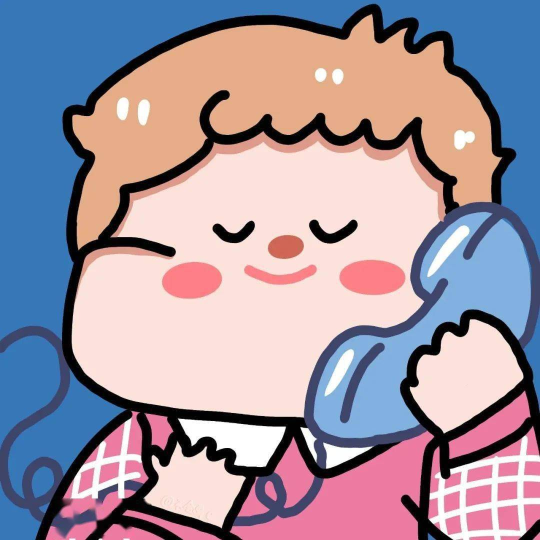
#> input picture Py/img/advance.jpeg, 1080 x 1080 px (shown at 1/2 size)
$ python matplot.py
#> lines starting #> are read from the running program, lines starting #| are printed output that depends on the picture
import cv2 as cv2
import matplotlib.pyplot as plt
import numpy as np

img = plt.imread('../../img/advance.jpeg')
#> img is the input picture: shape (1080, 1080, 3); mean R, G, B 159.3, 147.3, 162.2
print('img_shape:',img.shape)     #读取数据的形状
#| img_shape: (1080, 1080, 3)
print('img_size:',img.size)       #读取数据的大小
#| img_size: 3499200
print('img_dtype:',img.dtype)     #读取数据的编码格式
#| img_dtype: uint8
print('img:',img)                 #打印img数据
#> (printed output is left out)
print('img_type:',type(img))      #读取img的数据类型
#| img_type: <class 'numpy.ndarray'>

r, g, b = cv2.split(img)    #通道分离
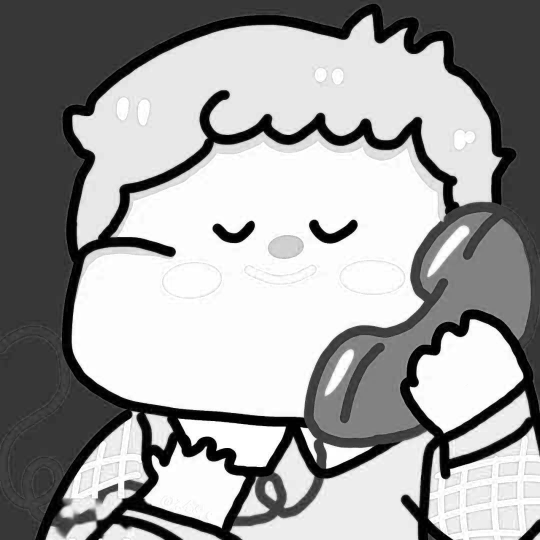
#> r: shape (1080, 1080) (shown at 1/2 size); min 0, max 255, mean 159.3
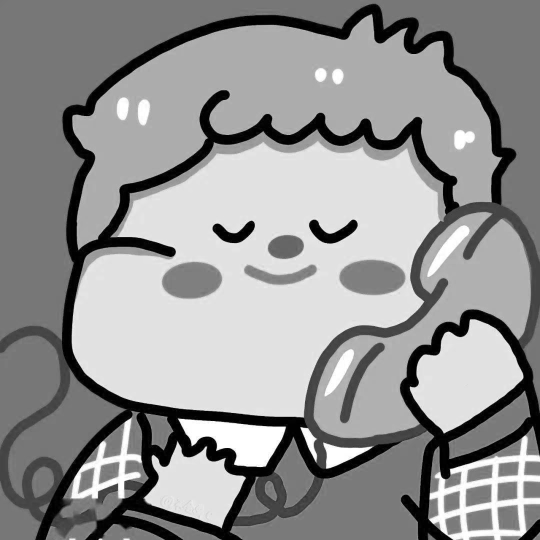
#> g: shape (1080, 1080) (shown at 1/2 size); min 0, max 255, mean 147.3
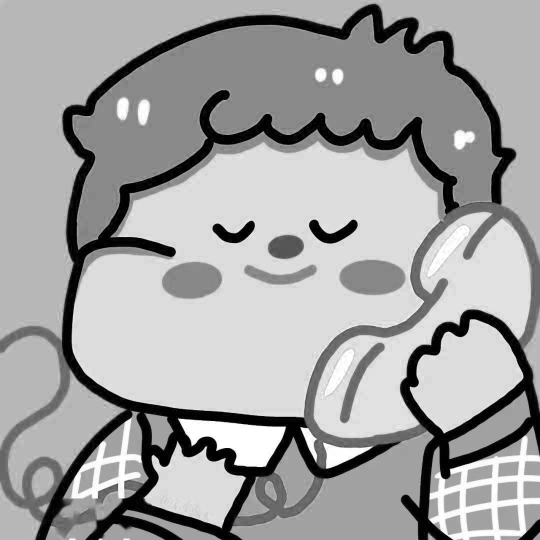
#> b: shape (1080, 1080) (shown at 1/2 size); min 0, max 255, mean 162.2
# print(img.shape[:2])
zeros = np.zeros(img.shape[:2],dtype='uint8')
merge_r = cv2.merge([r,zeros,zeros])
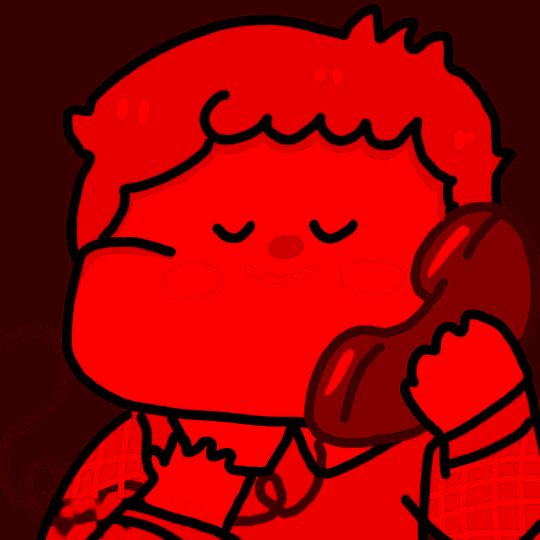
#> merge_r: shape (1080, 1080, 3) (shown at 1/2 size); mean of channels 0, 1, 2 159.3, 0, 0; drawn as R, G, B
merge_g = cv2.merge([zeros,g,zeros])
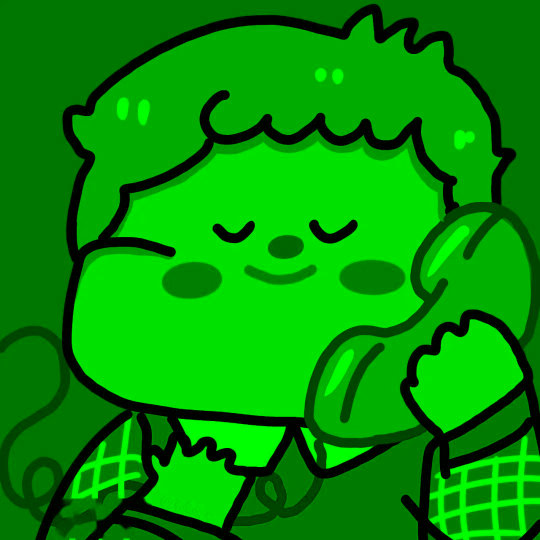
#> merge_g: shape (1080, 1080, 3) (shown at 1/2 size); mean of channels 0, 1, 2 0, 147.3, 0; drawn as R, G, B
merge_b = cv2.merge([zeros,zeros,b])
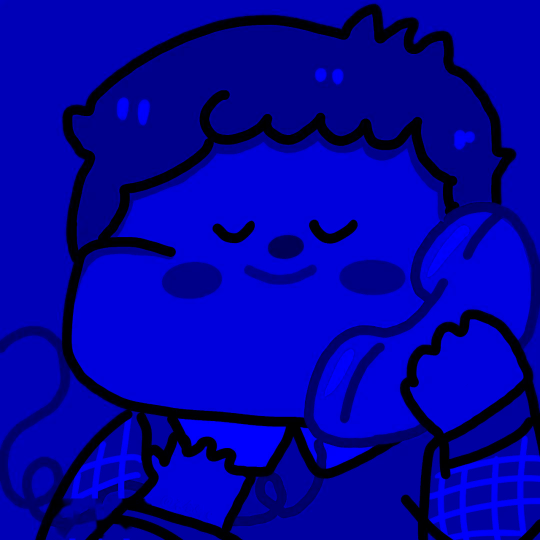
#> merge_b: shape (1080, 1080, 3) (shown at 1/2 size); mean of channels 0, 1, 2 0, 0, 162.2; drawn as R, G, B
# 将整个图像窗口分为2行3列
plt.subplot(2,3,1);plt.imshow(r)
plt.subplot(232);plt.imshow(g)
plt.subplot(233);plt.imshow(b)
plt.subplot(234);plt.imshow(merge_r)
plt.subplot(235);plt.imshow(merge_g)
plt.subplot(236);plt.imshow(merge_b)
plt.show()

plt.imshow(img)
plt.show()

cv2.imshow('img',img)   #显示图片
cv2.waitKey(0)
cv2.destroyAllWindows()
